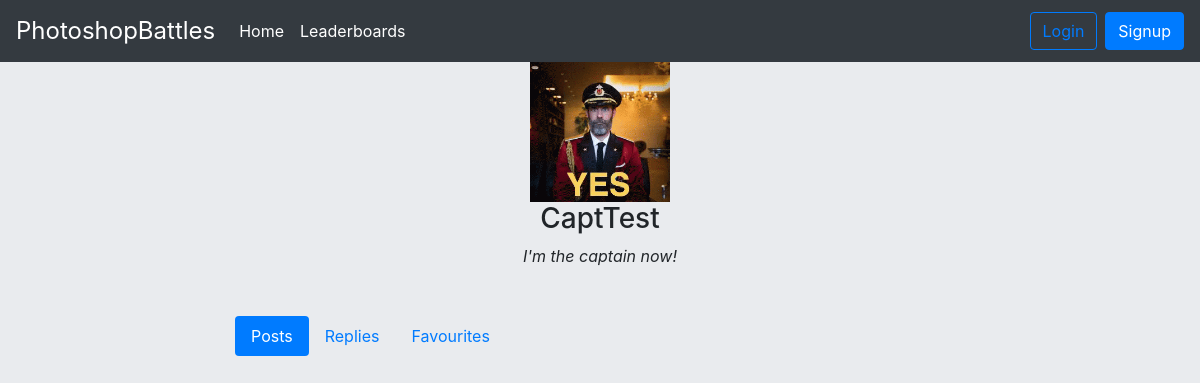
The page /profile/CaptTest on the database its author committed.
### accounts/models.py (models this page shows, shortened)
class Profile(models.Model):
    user = models.OneToOneField(User, on_delete=models.CASCADE)
    image = models.ImageField(default='default.jpg', upload_to='profile_pics')
    bio = models.TextField(max_length=400, default='Bio..')

### accounts/views.py (the view)
# urls.py: path('profile/<str:username>', profile_view),
def profile_view(request, username):
    user_object = get_object_or_404(User, username=username)
    profile = user_object.profile
    posts_by_user = Post.objects.filter(user=user_object)
    replies_by_user = Reply.objects.filter(user=user_object)
    favourited_by_user = Favourite.objects.filter(user=user_object)
    replies_favourited = []
    for f in favourited_by_user:
        replies_favourited.append(f.reply)
    context = {
        'user_object': user_object,
        'profile': profile,
        'posts_by_user': posts_by_user,
        'replies_by_user': replies_by_user,
        'replies_favourited': replies_favourited
    }
    return render(request, 'accounts/profile.html', context)

### accounts/templates/accounts/profile.html (shortened to what this page needs)
{% extends 'accounts/base_layout.html' %}
{% block container %}
<div class="row justify-content-sm-center">
    <div class="col-sm-8">
        <center>
            <img src="/media/{{profile.image}}" width="140" height="140">
            <h3>{{user_object.username}}</h3>
            <em>{{profile.bio}}</em>
            <br><br>
       </center><br>
       <ul class="nav nav-pills mb-3" id="pills-tab" role="tablist">
           <li class="nav-item">
               <a class="nav-link active" id="pills-posts-tab" data-toggle="pill" href="#pills-posts" role="tab" aria-controls="pills-posts" aria-selected="true">Posts</a>
           </li>
           <li class="nav-item">
               <a class="nav-link" id="pills-replies-tab" data-toggle="pill" href="#pills-replies" role="tab" aria-controls="pills-replies" aria-selected="false">Replies</a>
           </li>
           <li class="nav-item">
               <a class="nav-link" id="pills-favourites-tab" data-toggle="pill" href="#pills-favourites" role="tab" aria-controls="pills-favourites" aria-selected="false">Favourites</a>
           </li>
       </ul>
    </div>
    </div>
</div>
{% endblock %}

### static/css/main.css (style rules this page uses)
body { background: #E9EBEE; }

### rows shown on the page
Profile: image (picture), bio "I'm the captain now!"

### other values the page prints
{{ user_object.username }} "CaptTest"
